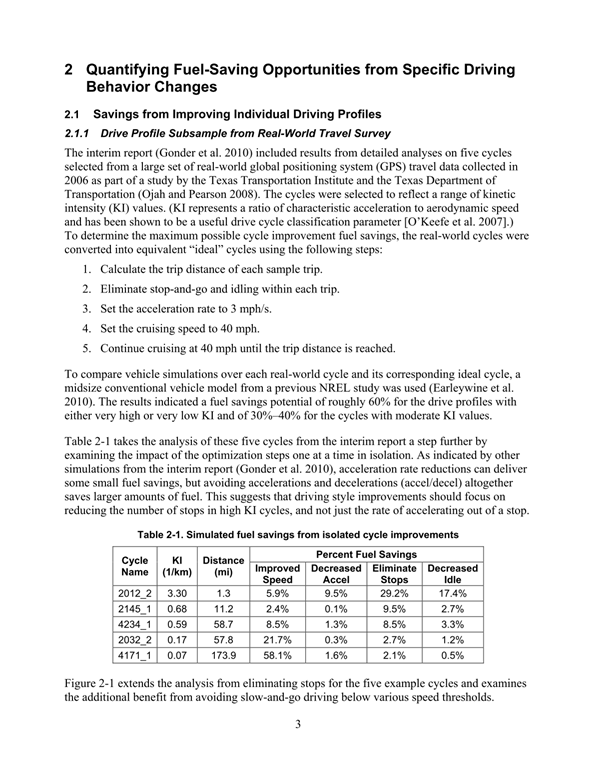
#> input picture TestFiles/Images/fooImage.png, 597 x 760 px
$ python -i ocr_processor.py   (imports and definitions only)
#> lines starting #> are read from the running program, lines starting #| are printed output that depends on the picture; after the words box and inside, x2 and y2 are one past the last pixel; in counts of white or black regions, pixels touching at a corner belong together
### core/utils/logger.py
# core/utils/logger.py
import logging
from logging.handlers import RotatingFileHandler, TimedRotatingFileHandler
from datetime import datetime
import os
import sys
import traceback
from typing import Optional, Dict, Any
from PySide6.QtCore import QObject, Signal
from core.utils.path_utils import get_output_paths
from config.paths import get_output_structure

class LogSignals(QObject):
    """Signals for log messages"""
    log_message = Signal(str)  # Signal for log messages

class AppLogger:
    """Application log manager

    Provides centralized logging functionality.
    Supports file and console logging with rotation.
    """

    _instance = None
    _logger = None
    _signals = LogSignals()

    @classmethod
    def get_logger(cls) -> 'AppLogger':
        """Get logger instance

        Returns:
            AppLogger instance
        """
        if cls._instance is None:
            cls._instance = cls()
        if cls._logger is None:
            cls._instance._init_logger()
        return cls._instance

    def __init__(self):
        """Initialize logger"""
        if AppLogger._instance is not None:
            raise Exception("This class is a singleton!")
        AppLogger._instance = self
        self.config = {}  # Initialize config dictionary
        self._init_logger()

    def _init_logger(self):
        """Initialize logger configuration"""
        # Create logger
        self._logger = logging.getLogger('PDFExtractor')
        self._logger.setLevel(logging.DEBUG)

        # Remove existing handlers
        for handler in self._logger.handlers[:]:
            self._logger.removeHandler(handler)

        # Create formatters
        file_formatter = logging.Formatter(
            '%(asctime)s - %(levelname)s - %(message)s'
        )
        console_formatter = logging.Formatter(
            '%(levelname)s: %(message)s'
        )

        # Create file handler
        # Get output paths from configuration
        if hasattr(self, 'config') and 'output_path' in self.config:
            # Use user specified output path
            paths = get_output_paths(self.config['output_path'])
            log_dir = paths['debug']
        else:
            # Fallback to default logs directory
            log_dir = os.path.join(os.path.dirname(os.path.dirname(os.path.dirname(__file__))), 'logs')

        os.makedirs(log_dir, exist_ok=True)

        # Ensure log directory exists
        file_handler = RotatingFileHandler(
            os.path.join(log_dir, 'app.log'),
            maxBytes=10*1024*1024,  # 10MB
            backupCount=5,
            encoding='utf-8'  # Ensure utf-8 encoding for log file
        )
        file_handler.setLevel(logging.DEBUG)
        file_handler.setFormatter(file_formatter)

        # Create console handler
        console_handler = logging.StreamHandler()
        console_handler.setLevel(logging.INFO)
        console_handler.setFormatter(console_formatter)

        # Add handlers
        self._logger.addHandler(file_handler)
        self._logger.addHandler(console_handler)

        # Set class logger
        AppLogger._logger = self._logger

    # [60 lines left out: functions debug, info, warning, error, critical, not called in this run]

    def log_exception(self, exception: Exception, data: Optional[Dict] = None):
        """Log exception

        Args:
            exception: Exception object
            data: Additional data
        """
        message = f"Exception: {str(exception)}"
        if data:
            message = f"{message} - {data}"
        self._logger.exception(message)
        self._signals.log_message.emit(f"ERROR: {message}")

    # [44 lines left out: functions log_operation, log_performance, get_signals, set_output_path, not called in this run]

### core/utils/path_utils.py
# core/utils/path_utils.py
import os
import sys
import platform
from typing import Dict
from config.paths import get_output_structure, get_valid_extensions

def get_app_dir() -> str:
    """Get application root directory (compatible with packaged mode)

    Returns:
        Application root directory path
    """
    if getattr(sys, 'frozen', False):
        return os.path.dirname(sys.executable)
    return os.path.dirname(os.path.dirname(os.path.dirname(__file__)))

# [73 lines left out: functions get_tesseract_bin, get_tessdata_dir, get_output_paths, get_output_subpath, not called in this run]

### core/processing/ocr_processor.py
# core/processing/ocr_processor.py
from sklearn import base
import pytesseract
from PIL import Image
import cv2
import numpy as np
from typing import Dict, List, Optional, Tuple
from dataclasses import dataclass
import time
from core.utils.logger import AppLogger
from core.utils.path_utils import get_app_dir
from sympy import im
import os

@dataclass
class OCRResult:
    """OCR recognition result data class"""
    text: str
    confidence: float
    bbox: Tuple[float, float, float, float]  # x1, y1, x2, y2
    page_num: int
    processing_time: float

class OCRProcessor:
    """OCR processor class

    Provides unified OCR processing interface, supporting multiple OCR engines and configuration options.
    Currently mainly supports Tesseract OCR.
    """

    def __init__(self, config: Optional[Dict] = None):
        """Initialize OCR processor

        Args:
            config: OCR configuration dictionary, containing optional parameters:
                - tesseract_cmd: Tesseract executable path
                - lang: Recognition language
                - config: Tesseract configuration parameters
                - preprocessing: Whether to enable image preprocessing
        """
        base_dir = get_app_dir()
        self.config = {
            'tesseract_cmd': os.path.join(base_dir, 'models', 'Tesseract-OCR', 'tesseract.exe') if os.name == 'nt' else 'tesseract',
            'tessdata_dir': os.path.join(base_dir, 'models', 'Tesseract-OCR', 'tessdata') if os.name == 'nt' else '/usr/share/tesseract-ocr/4.00/tessdata',
            'lang': 'eng',
            'config': '--psm 6',
            'preprocessing': True,
            'confidence_threshold': 60
        }
        if config:
            self.config.update(config)

        # Set Tesseract path
        pytesseract.pytesseract.tesseract_cmd = self.config['tesseract_cmd']
        self.logger = AppLogger.get_logger()

    def preprocess_image(self, image: Image.Image) -> Image.Image:
        """Preprocess image to improve OCR recognition rate

        Args:
            image: Input image

        Returns:
            Preprocessed image
        """
        if not self.config['preprocessing']:
            return image

        try:
            # Convert to grayscale
            if image.mode != 'L':
                image = image.convert('L')

            # Convert to numpy array
            img_array = np.array(image)

            # Binarization
            _, binary = cv2.threshold(img_array, 0, 255, cv2.THRESH_BINARY + cv2.THRESH_OTSU)

            # Denoising
            denoised = cv2.fastNlMeansDenoising(binary, None, 5, 7, 21)

            return Image.fromarray(denoised)

        except Exception as e:
            self.logger.log_exception(e, {
                "operation": "Image preprocessing"
            })
            return image

    def recognize_text(
        self,
        image: Image.Image,
        page_num: int = 0,
        region: Optional[Tuple[float, float, float, float]] = None
    ) -> List[OCRResult]:
        """Recognize text in image

        Args:
            image: Input image
            page_num: Page number
            region: Recognition region (x1, y1, x2, y2), if None process entire image

        Returns:
            List of OCR recognition results
        """
        start_time = time.time()

        try:
            # If region specified, crop image
            if region:
                image = image.crop(region)

            # Preprocess image
            processed_image = self.preprocess_image(image)

            # Execute OCR
            data = pytesseract.image_to_data(
                processed_image,
                lang=self.config['lang'],
                config=self.config['config'],
                output_type=pytesseract.Output.DICT
            )

            # Process results
            results = []
            for i in range(len(data['text'])):
                if float(data['conf'][i]) > self.config['confidence_threshold'] and data['text'][i].strip():
                    # Calculate coordinates
                    x = data['left'][i]
                    y = data['top'][i]
                    w = data['width'][i]
                    h = data['height'][i]

                    # If region specified, adjust coordinates
                    if region:
                        x += region[0]
                        y += region[1]

                    results.append(OCRResult(
                        text=data['text'][i],
                        confidence=float(data['conf'][i]),
                        bbox=(x, y, x + w, y + h),
                        page_num=page_num,
                        processing_time=time.time() - start_time
                    ))


            return results

        except Exception as e:
            self.logger.log_exception(e, {
                "operation": "[Tesseract] Text recognition"
            })
            raise

    def recognize_table_cell(
        self,
        cell_image: Image.Image,
        cell_bbox: Tuple[float, float, float, float],
        page_num: int = 0
    ) -> Optional[OCRResult]:
        """Recognize text in table cell

        Args:
            cell_image: Cell image
            cell_bbox: Cell bounding box (x1, y1, x2, y2)
            page_num: Page number

        Returns:
            OCR recognition result, returns None if recognition fails
        """
        try:
            results = self.recognize_text(cell_image, page_num)
            if results:
                # Use result with highest confidence
                best_result = max(results, key=lambda x: x.confidence)
                # Update bounding box to cell bounding box
                best_result.bbox = cell_bbox
                return best_result
            return None

        except Exception as e:
            self.logger.log_exception(e, {
                "operation": "Cell text recognition",
                "cell_bbox": cell_bbox
            })
            return None

>>> from PIL import Image
>>> picture = Image.open('../../TestFiles/Images/fooImage.png')
#> picture is the input picture: PIL image 597x760 RGBA; mean R, G, B, A 237.2, 237.2, 237.2, 255
>>> result = OCRProcessor().recognize_text(picture)
#> in preprocess_image, `_, binary = cv2.threshold(img_array, 0, 255, cv2.THRESH_BINARY + cv2.T..`:
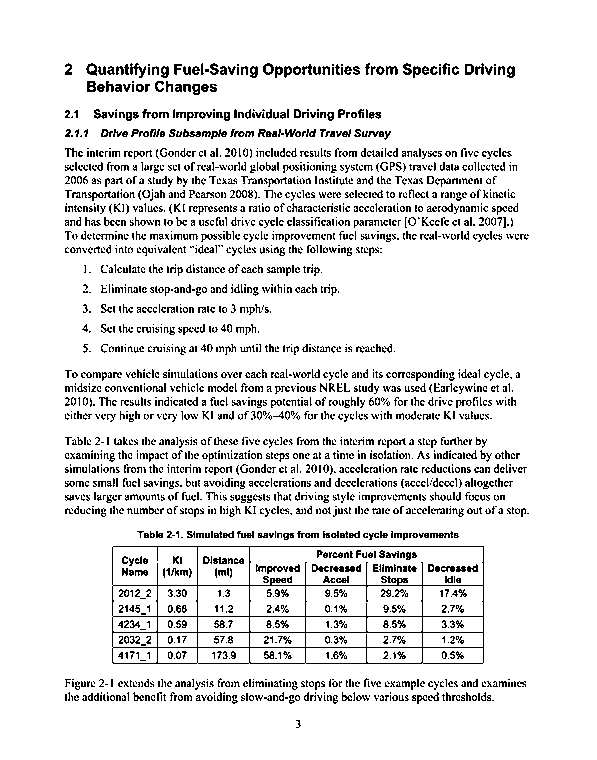
#> binary: shape (760, 597); 90.4% white; black in thin lines or dots, all inside (x1, y1, x2, y2) = (65, 63, 529, 728)
#> (the run stopped early here; a loop or call above may not have finished)

$ run again, on TestFiles/Images/shortlines.png
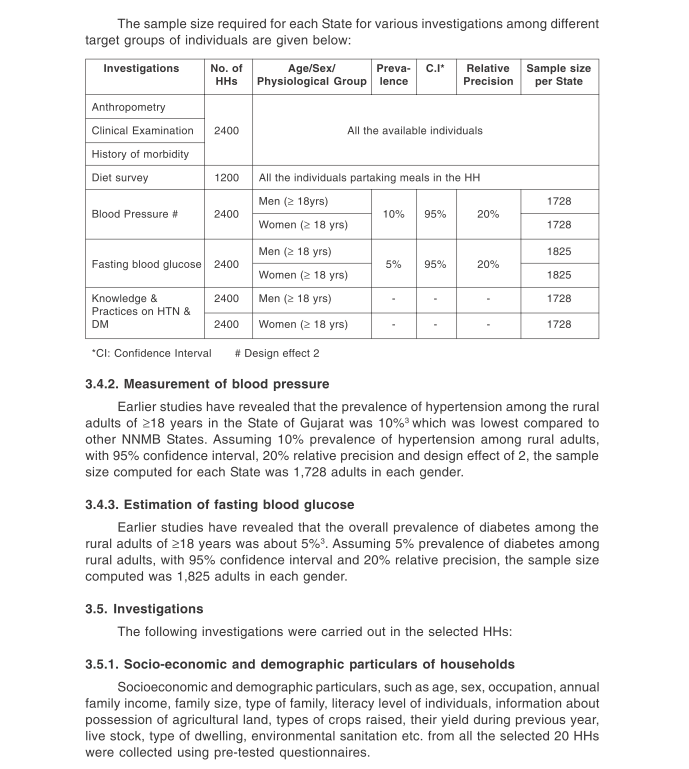
#> input picture TestFiles/Images/shortlines.png, 1377 x 1538 px (shown at 1/2 size)
#> picture is the input picture: PIL image 1377x1538 RGBA; mean R, G, B, A 242.1, 242, 242, 255
#> in preprocess_image, `_, binary = cv2.threshold(img_array, 0, 255, cv2.THRESH_BINARY + cv2.T..`:
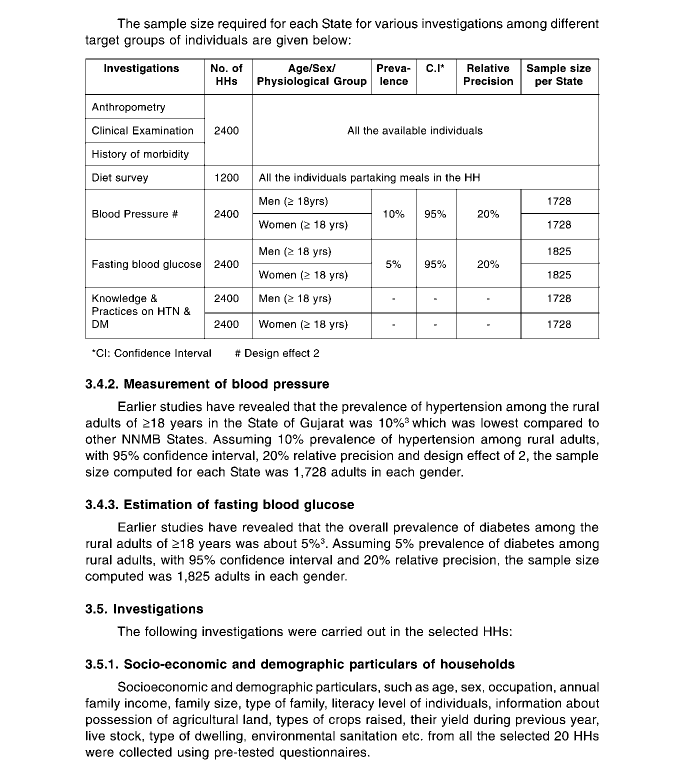
#> binary: shape (1538, 1377) (shown at 1/2 size); 93.1% white; black in thin lines or dots, all inside (x1, y1, x2, y2) = (170, 37, 1199, 1519)
